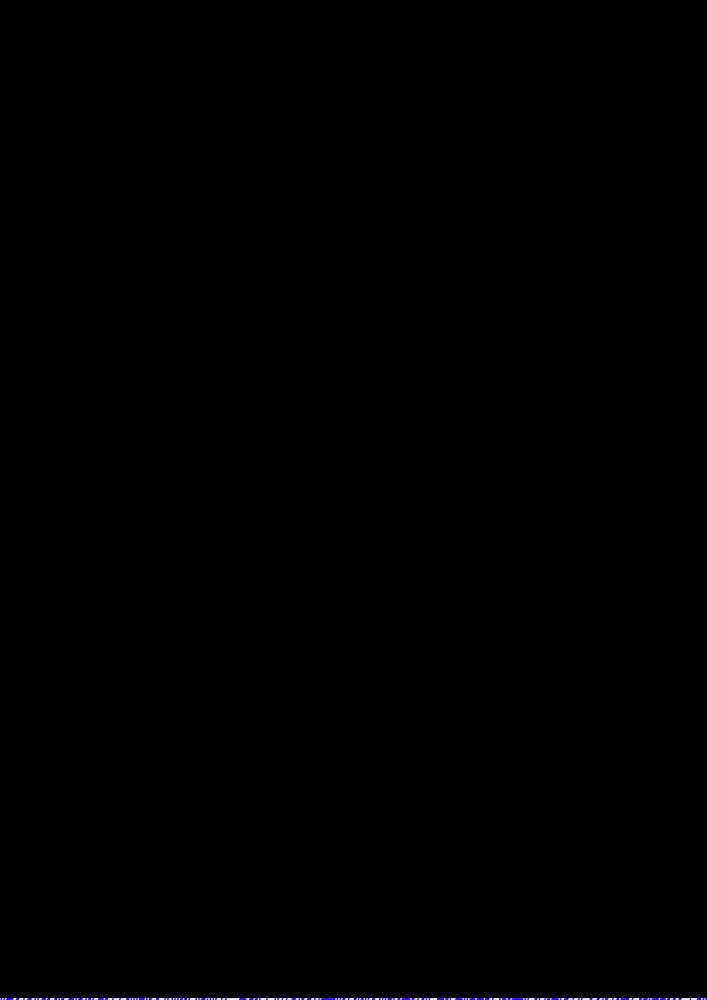
Frame 1 (no input)
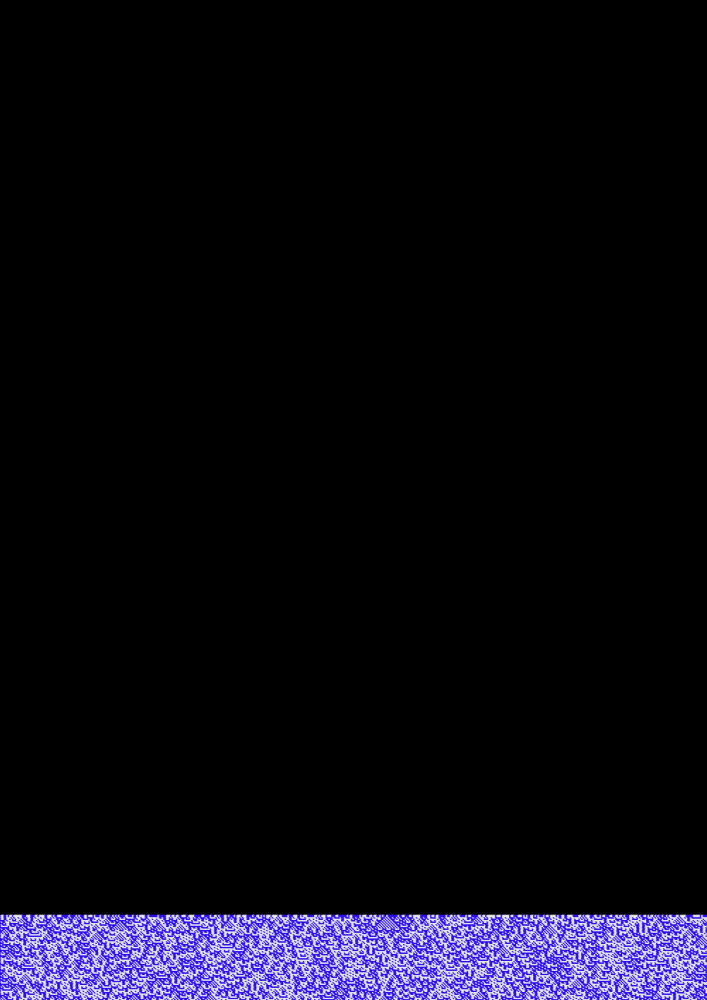
Frame 60 (no input)
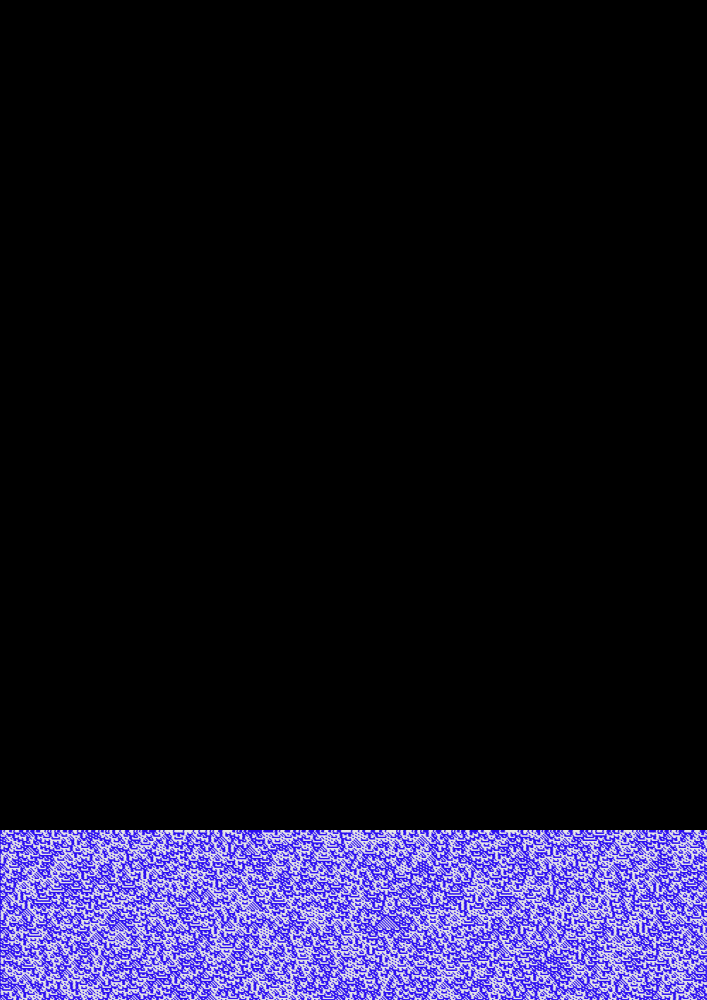
Frame 120 (the mouse pressed at the canvas centre since frame 60)

The p5.js sketch that drew these frames (run headless with seeded random() and noise() and a simulated clock; from frame 60 on, the mouse is pressed at the canvas centre):

// p5.js sketch
// ── sketch.js
let cells = [];
let cellNumber = 708;
let cellWidth;

function setup() {
  ratio = 1 / sqrt(2)
  createCanvas(windowHeight * ratio, windowHeight);
  background(0);
  cellWidth = width / cellNumber / ratio;
  for (let i = 0; i < cellNumber; i++) {
    cells[i] = floor(random(2));
  }
}



let frameSpeed = 1;
let t = 0;
function draw() {
  translate(0, height);
  scale(1, -1);
  for (let i = 0; i < cells.length; i++) {
    let x = i * cellWidth;
    let y = t * cellWidth;

    if (cells[i] == 1) {
      color = [230]
      fill(color);
      stroke(color);
    } else if (cells[i] == 2) {
      color = [230, 0, 0]
      fill(color);
      stroke(color);
    }
    else {
      color = [45, 15, 242]
      fill(color);
      stroke(color);
    }
    rect(x, y, cellWidth, cellWidth);
  }

  nextCells = cells.slice();
  if (frameCount % frameSpeed == 0) {

    for (let i = 1; i < cells.length - 1; i++) {
      neighbourhood = [cells[i - 1], cells[i], cells[i + 1]];
      nextCells[i] = rules(neighbourhood);
    }

    nextCells[0] = nextCells[nextCells.length - 1];
    nextCells[nextCells.length - 1] = nextCells[0];

    cells = nextCells.slice();
    t += 1
  }
  if (t > cellNumber / ratio) {
    noLoop();
    console.log("done");
  }
}



function rules(neighbourhood) {
  let self = neighbourhood[1];
  let val = self;

  let sum = neighbourhood[0] + neighbourhood[1] + neighbourhood[2];
  if (sum == 0) { val = 1; }
  else if (sum == 1) { val = 0; }
  else if (sum == 2) { val = 1; }
  if (sum == 3) { val = 0; }
 

  return val;
}
